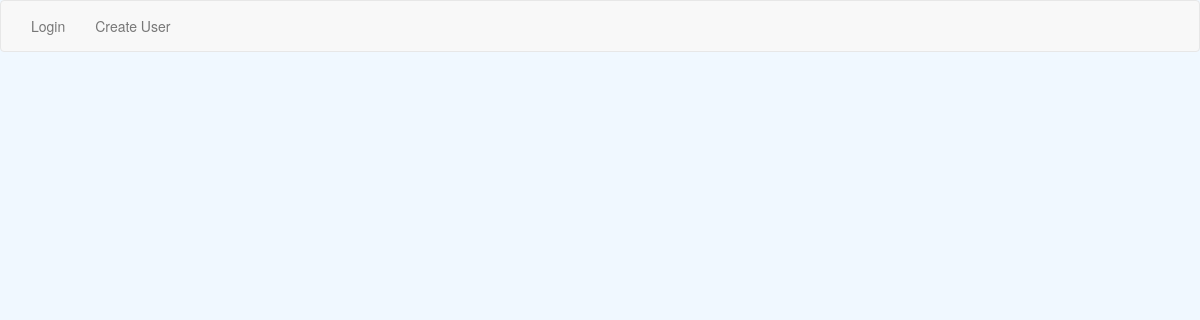
The app's page /, older data.
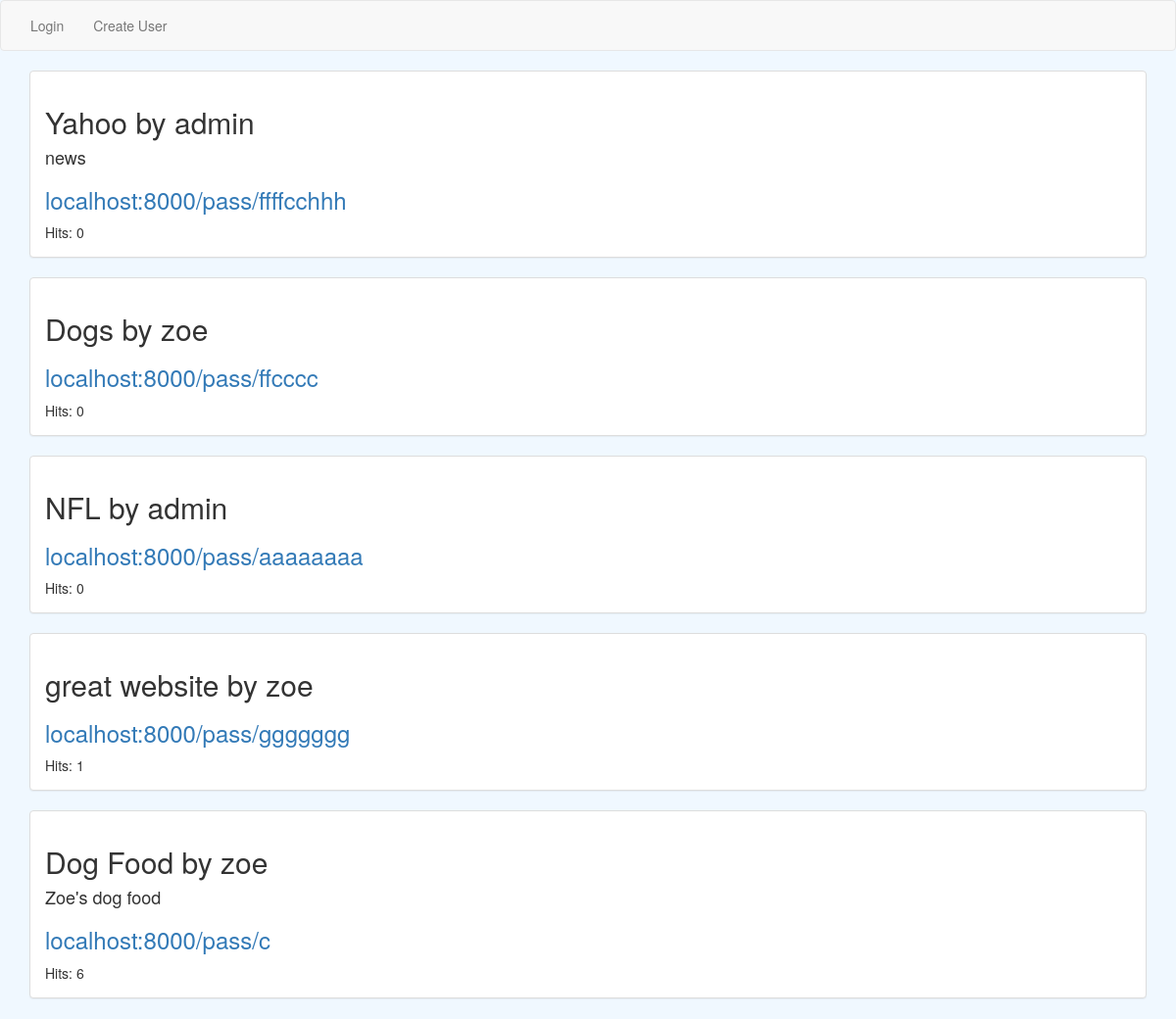
The same page, newer data.
### app/models.py (models this page shows, shortened)
class Link(models.Model):
    url = models.URLField(max_length = 250)
    title = models.CharField(max_length = 50)
    description = models.CharField(max_length = 150, null=True, blank=True)
    user = models.ForeignKey('auth.User')
    created = models.DateTimeField(auto_now_add=True)
    short_url = models.CharField(max_length = 40)
    public = models.BooleanField(default=False)
    class Meta:
        ordering = ['-created']
    @property
    def count(self):
        return self.hit_set.all().count

### app/views.py (the view)
# urls.py: url(r'^$', LinkListView.as_view(), name="link_list_view"),
class LinkListView(ListView):
    model = Link
    def get_context_data(self):
        context = super().get_context_data()
        if not self.request.user.is_authenticated:
            public = Link.objects.filter(public = True)
            context["public"] = public
        else:
            user_link = Link.objects.filter(user= self.request.user)
            public = Link.objects.filter(public = True)
            public_ex = public.exclude(user = self.request.user)
            context["user_link"] = user_link
            context["public_ex"] = public_ex
        return context

### templates/app/link_list.html (shortened to what this page needs)
{% extends 'base.html' %}
{% block content %}
{% if not request.user.is_authenticated %}
{% for link in public %}
<div class="panel panel-default">
 <div class="panel-body">
   <h2>{{ link.title }} by {{ link.user }}</h2>
    <h4>{{ link.description }}</h4>
      <h3><a href="{% url 'pass_through_view' link.short_url%}">localhost:8000/pass/{{ link.short_url }}</a></h3>
        Hits: {{ link.count }}<br>
</div>
</div>
{% endfor %}
{% endif %}
</div>
<div class="col-md-5">
</div>
{% endblock %}

Row changes from the older to the newer data that the page shows:
added Link: title "Yahoo", user "admin", description "news", short_url "ffffcchhh", count "0"
added Link: title "Dogs", user "zoe", short_url "ffcccc", count "0"
added Link: title "NFL", user "admin", short_url "aaaaaaaa", count "0"
added Link: title "great website", user "zoe", short_url "ggggggg", count "1"
now on this page (row edited): Link: title "Dog Food", user "zoe", description "Zoe's dog food", short_url "c", count "6"
